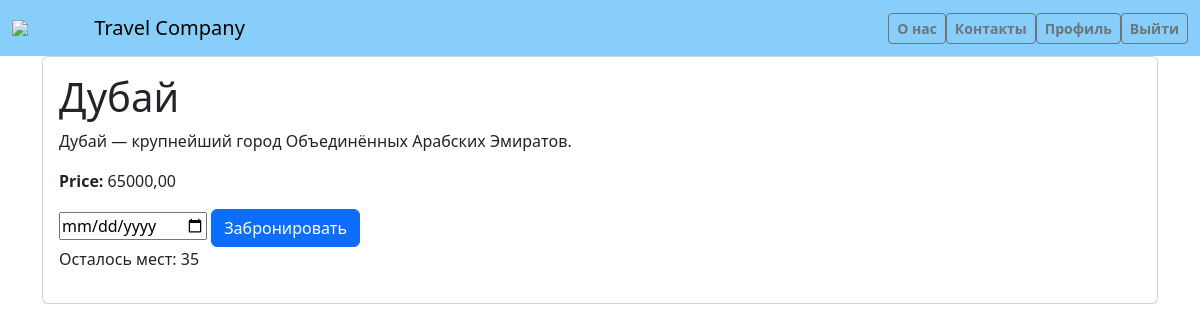
/tour_detail/4/ (signed in), run on the app's committed database.
### main/models.py (models this page shows, shortened)
class Tour(models.Model):
    destination = models.ForeignKey(Destination, on_delete=models.CASCADE)
    user = models.ForeignKey(User, on_delete=models.CASCADE)
    price = models.DecimalField(max_digits=10, decimal_places=2)
    image = models.ImageField(upload_to='tour_detail_imаge/')
    available_seats = models.IntegerField(default=50)
    book_data = models.DateField(auto_now_add=True)

class Destination(models.Model):
    name = models.CharField(max_length=50)
    description = models.TextField()
    image = models.ImageField(upload_to='destination/')

### main/views.py (the view)
# urls.py: path('tour_detail/<int:pk>/', views.tour_detail, name='tour_detail'),
@login_required
def tour_detail(request, pk):
    tour = get_object_or_404(Tour, pk=pk)
    is_booked = False
    if request.user.is_authenticated:
        is_booked = Book_list.objects.filter(user=request.user, tour=tour).exists()
    tour_images = TourImage.objects.filter(tour=tour)
    return render(request, 'main/tour_detail.html', {'tour': tour, 'is_booked': is_booked, 'tour_images': tour_images})

### templates/main/tour_detail.html (shortened to what this page needs)
{% load static %}
<!DOCTYPE html>
<html lang="en">
<head>
    <link href="https://cdn.jsdelivr.net/npm/bootstrap@5.3.3/dist/css/bootstrap.min.css" rel="stylesheet"
>
</head>
<body>
<nav class="navbar navbar-expand-lg navbar-light" style="background-color: #87CEFA;">
    <div class="container-fluid">
        <img src="https://gas-kvas.com/grafic/uploads/posts/2024-01/gas-kvas-com-p-logotip-turagentstva-na-prozrachnom-fone-3.png"
             style="width: 7%">
        <a class="navbar-brand" href="{% url 'tour_list' %}">Travel Company</a>
        <div class="collapse navbar-collapse" id="navbarNav">
            <ul class="navbar-nav ms-auto">
                <li class="nav-item">
                    <a class="btn btn-outline-secondary btn-lg btn-md btn-sm fw-bold" href="{% url 'about_us' %}">О нас</a>
                </li>
                <li class="nav-item">
                    <a class="btn btn-outline-secondary btn-lg btn-md btn-sm fw-bold" href="{% url 'contact' %}">Контакты</a>
                </li>
                {% if user.is_authenticated %}
                <li class="nav-item">
                    <a class="btn btn-outline-secondary btn-lg btn-md btn-sm fw-bold"
                       href="{% url 'profile' %}">Профиль</a>
                </li>
                <li class="nav-item">
                    <form method="post" action="{% url 'logout' %}">
                        <button type="submit" class="btn btn-outline-secondary btn-lg btn-md btn-sm fw-bold">Выйти
                        </button>
                    </form>
                </li>
                {% endif %}
            </ul>
        </div>
    </div>
</nav>
<div class="container">
    <div class="card">
        <div class="card-body">
            <h1 class="card-title">{{ tour.destination.name }}</h1>
            <p class="card-text">{{ tour.destination.description }}</p>
            <p class="card-text"><strong>Price:</strong> {{ tour.price }}</p>
            {% if user.is_authenticated %}
            {% if is_booked %}
            <button class="btn btn-success" disabled>Забронировано</button>
            {% else %}
            <form method="post" action="{% url 'book_tour' pk=tour.pk %}">
                <input type="date" name="date" required="" id="id_date">
                <button type="submit" class="btn btn-primary">Забронировать</button>
            </form>
            <p>Осталось мест: {{ tour.available_seats }}</p>
            {% endif %}
            {% else %}
            <a href="{% url 'login' %}" class="btn btn-primary">Войти</a>
            <a href="{% url 'register' %}" class="btn btn-primary">Зарегистрироваться</a>
            {% endif %}
        </div>
    </div>
</div>
</body>
</html>

### data on the page
Tour: destination.name "Дубай", destination.description "Дубай — крупнейший город Объединённых Арабских Эмиратов.", price "65000,00", available_seats "35"
